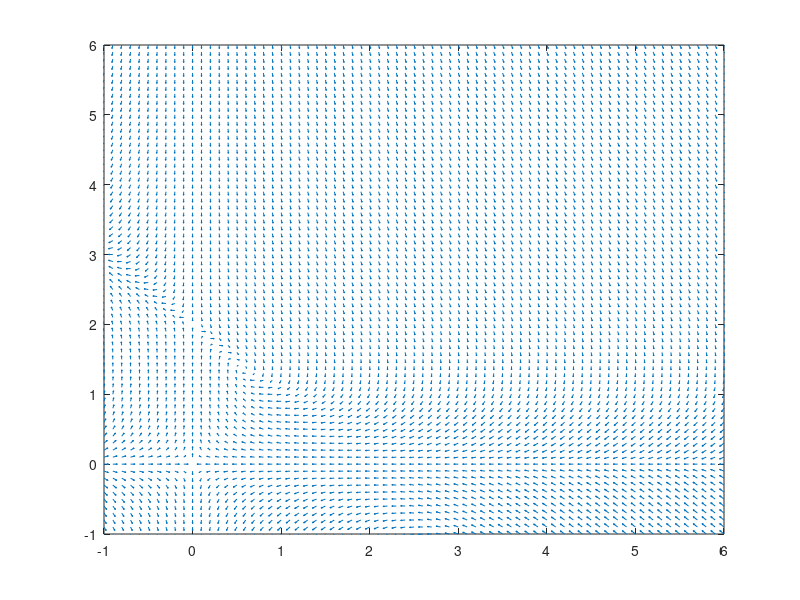

MATLAB code to generate this figure: (Note: this script raises an error after producing the figure.)
close all; clear all; 
% Following code is from flow.m
%%
% Generating Vector field for Logistic Predator-Prey equation
x1min = -1; x1max = 6; x2min = -1; x2max = 6;
x1step = 0.1; x2step = 0.1; 
[x1, x2] = meshgrid(x1min:x1step:x1max, x2min:x2step:x2max);
a = 1.5;
b = 1.1;
c = 2.5;
d = 1.4;
k = 0.5;
dx1 = -a*x1+(b*x1.*x2);  
dx2 = c*(1-k*x2).*x2-(d*x1.*x2); 
dx1 = dx1./sqrt(dx1.^2 + dx2.^2); 
dx2 = dx2./sqrt(dx1.^2 + dx2.^2); 
quiver(x1, x2, dx1,dx2,'AutoScaleFactor',0.5)
axis([x1min x1max x2min x2max])
% Calling project_system_3_2_2.m for ode45 to find solutions with initial
% conditions x1 = 0.5, x2 = 1
%{
function vprime = project_system_3_2_2(t, v)
    x1 = v(1);
    x2 = v(2);
    a = 1.5;
    b = 1.1;
    c = 2.5;
    d = 1.4;
    k = 0.5;
    
    vprime = zeros(2, 1);
    
    vprime(1) = -a*x1+(b*x1.*x2);
    vprime(2) = c*(1-k*x2).*x2-(d*x1.*x2);
end
%}
[t_out, v_out] = ode45(@project_system_3_2_2, [0,50], [0.5,1]);

figure(1)
hold on
xlabel('$x1$','Interpreter','latex')
ylabel('$x2$','Interpreter','latex')
title('Vector field example','Interpreter','latex')
x2_=@(x) (1/k)-(d/(c*k))*x;
x=-1:0.1:6;
n0=plot(x, x2_(x));  n0.LineWidth = 1; n0.Color ='k';

% Adding nullclines and equilibrium solutions
f=a/b;
n3 = line([0 0], ylim); n1 = refline([0 a/b]);
n2 = refline([0 0]);
n1.LineWidth = 1; n2.LineWidth = 1; n3.LineWidth = 1;
n1.Color = 'k'; n2.Color = 'k'; n3.Color = 'k';
plot((c*b-a*c*k)/(b*d),a/b, 'g.', 'MarkerSize', 20);
plot(0,0, 'g.', 'MarkerSize', 20);
plot(v_out(:,1), v_out(:,2),'LineWidth',1,"Color",'r')
hold off
%%
% Component Curves of Logistic Predator-Prey equation
figure(2)
hold on
plot(t_out, v_out(:,1))
plot(t_out, v_out(:,2))
legend('Mountain Lion Population','Deer Population')
title('Component Curves of Logistic System')
xlabel('Time')
ylabel('Population in Dozens')
hold off


